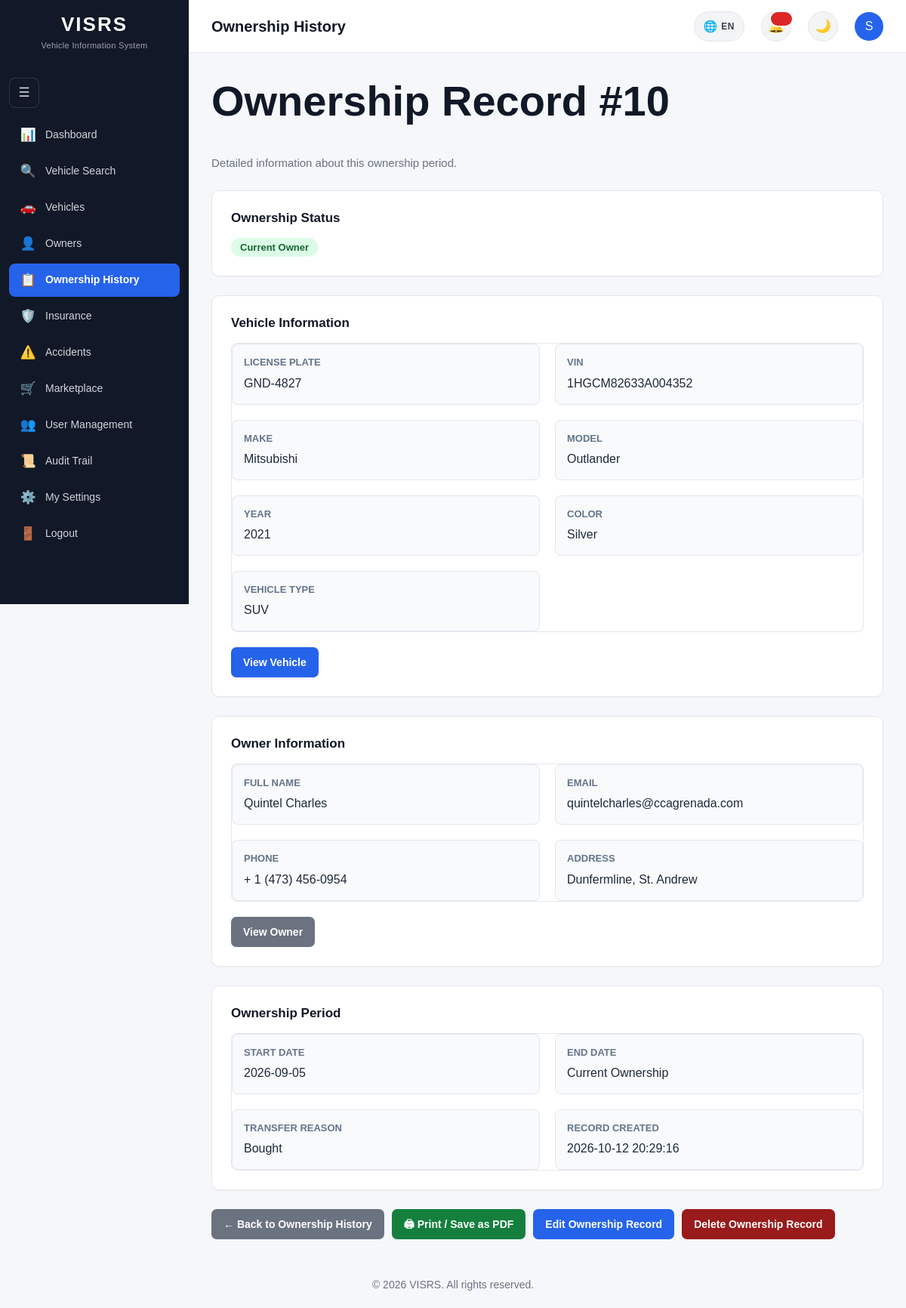
Screenshot of /ownership_history/view.php?id=10 (signed in) with the database file from the repository.
### tables this page shows
CREATE TABLE `ownership_history` (
  `OwnershipID` int(11) NOT NULL,
  `VehicleID` int(11) NOT NULL,
  `OwnerID` int(11) NOT NULL,
  `StartDate` date NOT NULL,
  `EndDate` date DEFAULT NULL,
  `TransferReason` varchar(255) DEFAULT NULL,
  `CreatedAt` timestamp NOT NULL DEFAULT current_timestamp()
);

CREATE TABLE `vehicles` (
  `VehicleID` int(11) NOT NULL,
  `PlateNumber` varchar(20) NOT NULL,
  `VIN` varchar(50) NOT NULL,
  `OwnerID` int(11) NOT NULL,
  `SellerID` int(11) DEFAULT NULL,
  `Make` varchar(100) NOT NULL,
  `Model` varchar(100) NOT NULL,
  `VehicleYear` year(4) NOT NULL,
  `Mileage` int(10) UNSIGNED DEFAULT NULL,
  `LastServiceDate` date DEFAULT NULL,
  `OilChangeIntervalKm` int(10) UNSIGNED DEFAULT NULL,
  `LastOilChangeDate` date DEFAULT NULL,
  `LastOilChangeMileage` int(10) UNSIGNED DEFAULT NULL,
  `Color` varchar(50) DEFAULT NULL,
  `VehicleType` varchar(50) DEFAULT NULL,
  `EngineNumber` varchar(100) DEFAULT NULL,
  `RegistrationDate` date DEFAULT NULL,
  `Status` enum('Active','Inactive','Stolen','Sold') NOT NULL DEFAULT 'Active',
  `CreatedAt` timestamp NOT NULL DEFAULT current_timestamp()
);

CREATE TABLE `owners` (
  `OwnerID` int(11) NOT NULL,
  `FirstName` varchar(100) NOT NULL,
  `LastName` varchar(100) NOT NULL,
  `Address` varchar(255) DEFAULT NULL,
  `Phone` varchar(30) DEFAULT NULL,
  `Email` varchar(150) DEFAULT NULL,
  `CreatedAt` timestamp NOT NULL DEFAULT current_timestamp()
);

### ownership_history/view.php (the view, shortened to what this page needs)
<?php
require_once __DIR__ . "/../includes/database.php";
$canManage =
    isset($_SESSION["Role"]) &&
    in_array(
        $_SESSION["Role"],
        ["Admin", "Police"],
        true
    );
$ownershipID = (int) $_GET["id"];
$sql = "
    SELECT
        oh.OwnershipID,
        oh.StartDate,
        oh.EndDate,
        oh.TransferReason,
        oh.CreatedAt,
        v.VehicleID,
        v.PlateNumber,
        v.VIN,
        v.Make,
        v.Model,
        v.VehicleYear,
        v.Color,
        v.VehicleType,
        o.OwnerID,
        o.FirstName,
        o.LastName,
        o.Address,
        o.Phone,
        o.Email
    FROM ownership_history oh
    INNER JOIN vehicles v
        ON oh.VehicleID = v.VehicleID
    INNER JOIN owners o
        ON oh.OwnerID = o.OwnerID
    WHERE oh.OwnershipID = :ownershipID
    LIMIT 1
";
$stmt = $pdo->prepare($sql);
$stmt->execute([
    "ownershipID" => $ownershipID
]);
$record = $stmt->fetch();
    ?>
    <?php
$isCurrentOwner =
    empty($record["EndDate"]);
require_once "../includes/head.php";
?>
<body>
<div class="layout">
    <?php require_once __DIR__ . "/../includes/sidebar.php"; ?>
    <main class="main-content">
        <?php
        include __DIR__ . "/../includes/header.php";
        ?>
        <div class="content">
            <div class="page-title">
                <div>
                    <h1>
                        Ownership Record #<?= (int) $record["OwnershipID"] ?>
                    </h1>
                    <p class="page-subtitle">
                        Detailed information about this ownership period.
                    </p>
                </div>
            </div>
            <div class="card">
                <h3 class="section-title">
                    Ownership Status
                </h3>
                <?php if ($isCurrentOwner): ?>
                    <span
                        class="status-badge status-current"
                    >
                        Current Owner
                    </span>
                <?php endif; ?>
            </div>
            <div class="card">
                <h3 class="section-title">
                    Vehicle Information
                </h3>
                <div class="detail-grid">
                    <div class="detail-item">
                        <span class="detail-label">
                            License Plate
                        </span>
                        <span class="detail-value">
                            <?= htmlspecialchars(
                                $record["PlateNumber"]
                            ) ?>
                        </span>
                    </div>
                    <div class="detail-item">
                        <span class="detail-label">
                            VIN
                        </span>
                        <span class="detail-value">
                            <?= htmlspecialchars(
                                $record["VIN"]
                            ) ?>
                        </span>
                    </div>
                    <div class="detail-item">
                        <span class="detail-label">
                            Make
                        </span>
                        <span class="detail-value">
                            <?= htmlspecialchars(
                                $record["Make"]
                            ) ?>
                        </span>
                    </div>
                    <div class="detail-item">
                        <span class="detail-label">
                            Model
                        </span>
                        <span class="detail-value">
                            <?= htmlspecialchars(
                                $record["Model"]
                            ) ?>
                        </span>
                    </div>
                    <div class="detail-item">
                        <span class="detail-label">
                            Year
                        </span>
                        <span class="detail-value">
                            <?= htmlspecialchars(
                                $record["VehicleYear"]
                            ) ?>
                        </span>
                    </div>
                    <div class="detail-item">
                        <span class="detail-label">
                            Color
                        </span>
                        <span class="detail-value">
                            <?= htmlspecialchars(
                                $record["Color"] ?: "Not provided"
                            ) ?>
                        </span>
                    </div>
                    <div class="detail-item">
                        <span class="detail-label">
                            Vehicle Type
                        </span>
                        <span class="detail-value">
                            <?= htmlspecialchars(
                                $record["VehicleType"]
                                ?: "Not provided"
                            ) ?>
                        </span>
                    </div>
                </div>
                <div class="action-row">
                    <a
                        href="/visrs/vehicles/view.php?id=<?= (int) $record["VehicleID"] ?>"
                        class="button"
                    >
                        View Vehicle
                    </a>
                </div>
            </div>
            <div class="card">
                <h3 class="section-title">
                    Owner Information
                </h3>
                <div class="detail-grid">
                    <div class="detail-item">
                        <span class="detail-label">
                            Full Name
                        </span>
                        <span class="detail-value">
                            <?= htmlspecialchars(
                                $record["FirstName"] .
                                " " .
                                $record["LastName"]
                            ) ?>
                        </span>
                    </div>
                    <div class="detail-item">
                        <span class="detail-label">
                            Email
                        </span>
                        <span class="detail-value">
                            <?= htmlspecialchars(
                                $record["Email"]
                                ?: "Not provided"
                            ) ?>
                        </span>
                    </div>
                    <div class="detail-item">
                        <span class="detail-label">
                            Phone
                        </span>
                        <span class="detail-value">
                            <?= htmlspecialchars(
                                $record["Phone"]
                                ?: "Not provided"
                            ) ?>
                        </span>
                    </div>
                    <div class="detail-item">
                        <span class="detail-label">
                            Address
                        </span>
                        <span class="detail-value">
                            <?= htmlspecialchars(
                                $record["Address"]
                                ?: "Not provided"
                            ) ?>
                        </span>
                    </div>
                </div>
                <div class="action-row">
                    <a
                        href="/visrs/owners/view.php?id=<?= (int) $record["OwnerID"] ?>"
                        class="button button-secondary"
                    >
                        View Owner
                    </a>
                </div>
            </div>
            <div class="card">
                <h3 class="section-title">
                    Ownership Period
                </h3>
                <div class="detail-grid">
                    <div class="detail-item">
                        <span class="detail-label">
                            Start Date
                        </span>
                        <span class="detail-value">
                            <?= htmlspecialchars(
                                $record["StartDate"]
                            ) ?>
                        </span>
                    </div>
                    <div class="detail-item">
                        <span class="detail-label">
                            End Date
                        </span>
                        <span class="detail-value">
                            <?php if (
                                !empty($record["EndDate"])
                            ): ?>
                                <?= htmlspecialchars(
                                    $record["EndDate"]
                                ) ?>
                            <?php else: ?>
                                Current Ownership
                            <?php endif; ?>
                        </span>
                    </div>
                    <div class="detail-item">
                        <span class="detail-label">
                            Transfer Reason
                        </span>
                        <span class="detail-value">
                            <?= htmlspecialchars(
                                $record["TransferReason"]
                                ?: "Not provided"
                            ) ?>
                        </span>
                    </div>
                    <div class="detail-item">
                        <span class="detail-label">
                            Record Created
                        </span>
                        <span class="detail-value">
                            <?= htmlspecialchars(
                                $record["CreatedAt"]
                            ) ?>
                        </span>
                    </div>
                </div>
            </div>
            <div class="action-row">
                <a
                    href="index.php"
                    class="button button-secondary"
                >
                    ← Back to Ownership History
                </a>
                <button
                    type="button"
                    onclick="window.print()"
                    class="button"
                    style="background:#15803d;"
                >
                    🖨 Print / Save as PDF
                </button>
                <?php if ($canManage): ?>
                    <a
                        href="edit.php?id=<?= (int) $record["OwnershipID"] ?>"
                        class="button"
                    >
                        Edit Ownership Record
                    </a>
                    <a
                        href="delete.php?id=<?= (int) $record["OwnershipID"] ?>"
                        class="button danger-button"
                    >
                        Delete Ownership Record
                    </a>
                <?php endif; ?>
            </div>
        </div>
    </main>
</div>
<?php require_once __DIR__ . "/../includes/footer.php"; ?>

### css/print.css (style rules this page uses)
*, *::before, *::after { box-sizing: border-box; -webkit-print-color-adjust: exact; print-color-adjust: exact; }
.sidebar, .topbar, footer, .theme-toggle, .sidebar-toggle, .language-switcher, .profile-link, .user-info, .no-print, .button, button, input[type="submit"], .button-group, .sidebar-reopen { display: none !important; }
html, body { width: 100% !important; margin: 0 !important; padding: 0 !important; background: #ffffff !important; color: #000000 !important; font-size: 11pt; }
.layout, .main-content, .content { width: 100% !important; min-width: 0 !important; max-width: 100% !important; margin: 0 !important; padding: 0 !important; background: #ffffff !important; display: block !important; }
h1 { font-size: 22pt; color: #000000; margin: 0 0 4pt 0; page-break-after: avoid; }
h3 { font-size: 12pt; color: #000000; margin: 0 0 6pt 0; page-break-after: avoid; }
p, td, li, div { color: #000000 !important; font-size: 10pt; line-height: 1.4; }
body::before { content: "VISRS — Vehicle Information System"; display: block; padding: 6pt 0 10pt 0; margin: 0 0 12pt 0; border-bottom: 2px solid #000000; font-size: 12pt; font-weight: 700; color: #000000; letter-spacing: 0.5pt; text-align: left; }
body::after { content: "Generated on " attr(data-print-date) " — VISRS"; display: block; margin-top: 20pt; padding-top: 8pt; border-top: 1px solid #cccccc; font-size: 9pt; color: #555555; text-align: center; }
.card, .stat-card, .detail-item { background: #ffffff !important; border: 1px solid #cccccc !important; border-radius: 0 !important; box-shadow: none !important; padding: 10pt !important; margin-bottom: 12pt !important; page-break-inside: avoid; }
.status-badge, .user-role, .record-status, .damage-level, .listing-status-badge, .listing-status { display: inline-block !important; background: #ffffff !important; color: #000000 !important; border: 1px solid #666666 !important; border-radius: 0 !important; padding: 2pt 6pt !important; font-size: 9pt; font-weight: 700; text-transform: uppercase; }
a { color: #000000 !important; text-decoration: underline; }
a[href^="/"]::after { content: " (" attr(href) ")"; font-size: 8pt; color: #666666; }

### ownership_history/view.php (style rules this page uses)
.detail-grid { display: grid; grid-template-columns: repeat(2, 1fr); gap: 20px; }
.detail-item { padding: 15px; background: #f8fafc; border-radius: 8px; border: 1px solid #e2e8f0; }
.detail-label { display: block; font-size: 13px; font-weight: 600; color: #64748b; margin-bottom: 6px; }
.detail-value { font-size: 16px; font-weight: 500; color: #1e293b; word-break: break-word; }
.status-badge { display: inline-block; padding: 6px 12px; border-radius: 20px; font-size: 13px; font-weight: 600; }
.status-current { background: #dcfce7; color: #166534; }
.section-title { margin-bottom: 18px; font-size: 20px; color: #1e293b; }
.action-row { display: flex; gap: 10px; flex-wrap: wrap; margin-top: 20px; }
.danger-button { background: #991b1b !important; color: #ffffff !important; }

### rows the page displays
ownership_history: OwnershipID "10", VehicleID.PlateNumber "GND-4827", VehicleID.VIN "1HGCM82633A004352", VehicleID.Make "Mitsubishi", VehicleID.Model "Outlander", VehicleID.VehicleYear "2021", VehicleID.Color "Silver", VehicleID.VehicleType "SUV", OwnerID.LastName "Quintel Charles", OwnerID.Email "quintelcharles@ccagrenada.com", OwnerID.Phone "+ 1 (473) 456-0954", OwnerID.Address "Dunfermline, St. Andrew", StartDate "2026-09-05", TransferReason "Bought", CreatedAt "2026-10-12 20:29:16"

### other values shown
$pageTitle "Ownership History"
substr($headerFirstName, 0, 1) "S"
